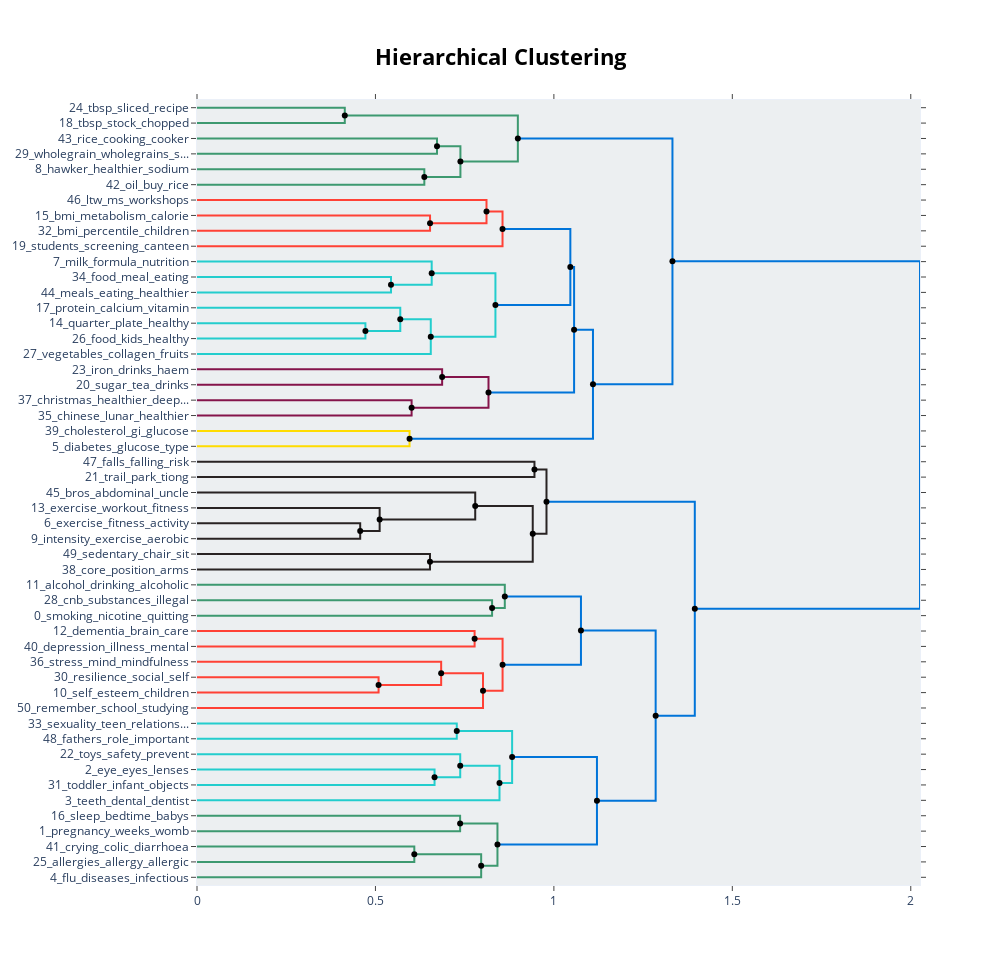

Write notebook code for a chart like this one.
### Code cell
fig.show()

### Figure 1 — Plotly figure (JSON) as saved in the notebook; plotly's stock layout.template omitted (floating-point values rounded to 4 significant figures)
{"data": [{"hoverinfo": "text", "marker": {"color": "rgb(61,153,112)"}, "mode": "lines", "text": ["tbsp_sliced_recipe_chicken_sauce", "", "", "tbsp_stock_chopped_sauce_seasoning"], "type": "scatter", "x": [0, 0.4141, 0.4141, 0], "xaxis": "x", "y": [-5, -5, -15, -15], "yaxis": "y"}, {"hoverinfo": "text", "marker": {"color": "rgb(61,153,112)"}, "mode": "lines", "text": ["rice_cooking_cooker_cooked_raisins", "", "", "wholegrain_wholegrains_symbol_rice_healthier"], "type": "scatter", "x": [0, 0.6725, 0.6725, 0], "xaxis": "x", "y": [-25, -25, -35, -35], "yaxis": "y"}, {"hoverinfo": "text", "marker": {"color": "rgb(61,153,112)"}, "mode": "lines", "text": ["hawker_healthier_sodium_soup_rice", "", "", "oil_buy_rice_meals_fat"], "type": "scatter", "x": [0, 0.637, 0.637, 0], "xaxis": "x", "y": [-45, -45, -55, -55], "yaxis": "y"}, {"hoverinfo": "text", "marker": {"color": "rgb(61,153,112)"}, "mode": "lines", "text": ["rice_wholegrain_wholegrains_hcs_healthier", "", "", "hawker_salt_healthier_rice_cooking"], "type": "scatter", "x": [0.6725, 0.7381, 0.7381, 0.637], "xaxis": "x", "y": [-30, -30, -50, -50], "yaxis": "y"}, {"hoverinfo": "text", "marker": {"color": "rgb(61,153,112)"}, "mode": "lines", "text": ["tbsp_sauce_chicken_chopped_recipe", "", "", "rice_healthier_wholegrain_cooking_hawker"], "type": "scatter", "x": [0.4141, 0.899, 0.899, 0.7381], "xaxis": "x", "y": [-10, -10, -40, -40], "yaxis": "y"}, {"hoverinfo": "text", "marker": {"color": "rgb(255,65,54)"}, "mode": "lines", "text": ["bmi_metabolism_calorie_healthy_gain", "", "", "bmi_percentile_children_age_height"], "type": "scatter", "x": [0, 0.653, 0.653, 0], "xaxis": "x", "y": [-75, -75, -85, -85], "yaxis": "y"}, {"hoverinfo": "text", "marker": {"color": "rgb(255,65,54)"}, "mode": "lines", "text": ["ltw_ms_workshops_soh_yeo", "", "", "weight_bmi_percentile_healthy_height"], "type": "scatter", "x": [0, 0.8112, 0.8112, 0.653], "xaxis": "x", "y": [-65, -65, -80, -80], "yaxis": "y"}, {"hoverinfo": "text", "marker": {"color": "rgb(255,65,54)"}, "mode": "lines", "text": ["weight_bmi_healthy_lose_percentile", "", "", "students_screening_canteen_primary_hmsp"], "type": "scatter", "x": [0.8112, 0.8561, 0.8561, 0], "xaxis": "x", "y": [-72.5, -72.5, -95, -95], "yaxis": "y"}, {"hoverinfo": "text", "marker": {"color": "rgb(35,205,205)"}, "mode": "lines", "text": ["food_meal_eating_meals_snacks", "", "", "meals_eating_healthier_snacks_plate"], "type": "scatter", "x": [0, 0.5436, 0.5436, 0], "xaxis": "x", "y": [-115, -115, -125, -125], "yaxis": "y"}, {"hoverinfo": "text", "marker": {"color": "rgb(35,205,205)"}, "mode": "lines", "text": ["milk_formula_nutrition_solids_little", "", "", "meal_eating_snacks_children_portions"], "type": "scatter", "x": [0, 0.6576, 0.6576, 0.5436], "xaxis": "x", "y": [-105, -105, -120, -120], "yaxis": "y"}, {"hoverinfo": "text", "marker": {"color": "rgb(35,205,205)"}, "mode": "lines", "text": ["quarter_plate_healthy_vegetables_wholegrains", "", "", "food_kids_healthy_bento_fruit"], "type": "scatter", "x": [0, 0.4719, 0.4719, 0], "xaxis": "x", "y": [-145, -145, -155, -155], "yaxis": "y"}, {"hoverinfo": "text", "marker": {"color": "rgb(35,205,205)"}, "mode": "lines", "text": ["protein_calcium_vitamin_diet_bone", "", "", "plate_healthy_quarter_vegetables_eat"], "type": "scatter", "x": [0, 0.5696, 0.5696, 0.4719], "xaxis": "x", "y": [-135, -135, -150, -150], "yaxis": "y"}, {"hoverinfo": "text", "marker": {"color": "rgb(35,205,205)"}, "mode": "lines", "text": ["protein_plate_healthy_vegetables_calcium", "", "", "vegetables_collagen_fruits_organic_fibre"], "type": "scatter", "x": [0.5696, 0.6551, 0.6551, 0], "xaxis": "x", "y": [-142.5, -142.5, -165, -165], "yaxis": "y"}, {"hoverinfo": "text", "marker": {"color": "rgb(35,205,205)"}, "mode": "lines", "text": ["milk_baby_nutrition_little_breast", "", "", "vegetables_food_plate_healthy_diet"], "type": "scatter", "x": [0.6576, 0.8362, 0.8362, 0.6551], "xaxis": "x", "y": [-112.5, -112.5, -153.8, -153.8], "yaxis": "y"}, {"hoverinfo": "text", "marker": {"color": "rgb(0,116,217)"}, "mode": "lines", "text": ["weight_bmi_healthy_percentile_calories", "", "", "vegetables_milk_healthy_protein_meal"], "type": "scatter", "x": [0.8561, 1.046, 1.046, 0.8362], "xaxis": "x", "y": [-83.75, -83.75, -133.1, -133.1], "yaxis": "y"}, {"hoverinfo": "text", "marker": {"color": "rgb(133,20,75)"}, "mode": "lines", "text": ["iron_drinks_haem_ice_eating", "", "", "sugar_tea_drinks_teas_contains"], "type": "scatter", "x": [0, 0.6869, 0.6869, 0], "xaxis": "x", "y": [-175, -175, -185, -185], "yaxis": "y"}, {"hoverinfo": "text", "marker": {"color": "rgb(133,20,75)"}, "mode": "lines", "text": ["christmas_healthier_deepavali_festive_fat", "", "", "chinese_lunar_healthier_festive_rolls"], "type": "scatter", "x": [0, 0.6013, 0.6013, 0], "xaxis": "x", "y": [-195, -195, -205, -205], "yaxis": "y"}, {"hoverinfo": "text", "marker": {"color": "rgb(133,20,75)"}, "mode": "lines", "text": ["sugar_tea_drinks_iron_healthier", "", "", "healthier_festive_chinese_sugar_deepavali"], "type": "scatter", "x": [0.6869, 0.8168, 0.8168, 0.6013], "xaxis": "x", "y": [-180, -180, -200, -200], "yaxis": "y"}, {"hoverinfo": "text", "marker": {"color": "rgb(0,116,217)"}, "mode": "lines", "text": ["vegetables_healthy_eating_meals_diet", "", "", "sugar_tea_healthier_drinks_chinese"], "type": "scatter", "x": [1.046, 1.057, 1.057, 0.8168], "xaxis": "x", "y": [-108.4, -108.4, -190, -190], "yaxis": "y"}, {"hoverinfo": "text", "marker": {"color": "rgb(255,220,0)"}, "mode": "lines", "text": ["cholesterol_gi_glucose_carbs_meat", "", "", "diabetes_glucose_type_risk_control"], "type": "scatter", "x": [0, 0.5956, 0.5956, 0], "xaxis": "x", "y": [-215, -215, -225, -225], "yaxis": "y"}, {"hoverinfo": "text", "marker": {"color": "rgb(0,116,217)"}, "mode": "lines", "text": ["food_sugar_healthy_eating_healthier", "", "", "diabetes_glucose_type_risk_cholesterol"], "type": "scatter", "x": [1.057, 1.11, 1.11, 0.5956], "xaxis": "x", "y": [-149.2, -149.2, -220, -220], "yaxis": "y"}, {"hoverinfo": "text", "marker": {"color": "rgb(0,116,217)"}, "mode": "lines", "text": ["rice_tbsp_cooking_chicken_wholegrain", "", "", "diabetes_healthy_fruit_eating_diet"], "type": "scatter", "x": [0.899, 1.332, 1.332, 1.11], "xaxis": "x", "y": [-25, -25, -184.6, -184.6], "yaxis": "y"}, {"hoverinfo": "text", "marker": {"color": "rgb(40,35,35)"}, "mode": "lines", "text": ["falls_falling_risk_fractures_consequences", "", "", "trail_park_tiong_singapores_bahru"], "type": "scatter", "x": [0, 0.9456, 0.9456, 0], "xaxis": "x", "y": [-235, -235, -245, -245], "yaxis": "y"}, {"hoverinfo": "text", "marker": {"color": "rgb(40,35,35)"}, "mode": "lines", "text": ["exercise_fitness_activity_step_tracker", "", "", "intensity_exercise_aerobic_heart_moderate"], "type": "scatter", "x": [0, 0.4573, 0.4573, 0], "xaxis": "x", "y": [-275, -275, -285, -285], "yaxis": "y"}, {"hoverinfo": "text", "marker": {"color": "rgb(40,35,35)"}, "mode": "lines", "text": ["exercise_workout_fitness_workouts_exercises", "", "", "physical_exercise_intensity_fitness_aerobic"], "type": "scatter", "x": [0, 0.5118, 0.5118, 0.4573], "xaxis": "x", "y": [-265, -265, -280, -280], "yaxis": "y"}, {"hoverinfo": "text", "marker": {"color": "rgb(40,35,35)"}, "mode": "lines", "text": ["bros_abdominal_uncle_waist_bod", "", "", "exercise_fitness_intensity_aerobic_heart"], "type": "scatter", "x": [0, 0.7796, 0.7796, 0.5118], "xaxis": "x", "y": [-255, -255, -272.5, -272.5], "yaxis": "y"}, {"hoverinfo": "text", "marker": {"color": "rgb(40,35,35)"}, "mode": "lines", "text": ["sedentary_chair_sit_workspace_desk", "", "", "core_position_arms_legs_muscles"], "type": "scatter", "x": [0, 0.6528, 0.6528, 0], "xaxis": "x", "y": [-295, -295, -305, -305], "yaxis": "y"}, {"hoverinfo": "text", "marker": {"color": "rgb(40,35,35)"}, "mode": "lines", "text": ["exercise_physical_fitness_intensity_aerobic", "", "", "position_core_arms_feet_muscles"], "type": "scatter", "x": [0.7796, 0.9408, 0.9408, 0.6528], "xaxis": "x", "y": [-263.8, -263.8, -300, -300], "yaxis": "y"}, {"hoverinfo": "text", "marker": {"color": "rgb(40,35,35)"}, "mode": "lines", "text": ["falls_park_tiong_singapores_bahru", "", "", "exercise_physical_fitness_intensity_exercises"], "type": "scatter", "x": [0.9456, 0.9793, 0.9793, 0.9408], "xaxis": "x", "y": [-240, -240, -281.9, -281.9], "yaxis": "y"}, {"hoverinfo": "text", "marker": {"color": "rgb(61,153,112)"}, "mode": "lines", "text": ["cnb_substances_illegal_addictions_nams", "", "", "smoking_nicotine_quitting_cigarette_smokers"], "type": "scatter", "x": [0, 0.8268, 0.8268, 0], "xaxis": "x", "y": [-325, -325, -335, -335], "yaxis": "y"}, {"hoverinfo": "text", "marker": {"color": "rgb(61,153,112)"}, "mode": "lines", "text": ["alcohol_drinking_alcoholic_binge_ml", "", "", "smoking_nicotine_quitting_cigarette_smokers"], "type": "scatter", "x": [0, 0.8625, 0.8625, 0.8268], "xaxis": "x", "y": [-315, -315, -330, -330], "yaxis": "y"}, {"hoverinfo": "text", "marker": {"color": "rgb(255,65,54)"}, "mode": "lines", "text": ["dementia_brain_care_memory_healthy", "", "", "depression_illness_mental_stigma_hiv"], "type": "scatter", "x": [0, 0.7778, 0.7778, 0], "xaxis": "x", "y": [-345, -345, -355, -355], "yaxis": "y"}, {"hoverinfo": "text", "marker": {"color": "rgb(255,65,54)"}, "mode": "lines", "text": ["resilience_social_self_esteem_intelligence", "", "", "self_esteem_children_positive_confidence"], "type": "scatter", "x": [0, 0.5088, 0.5088, 0], "xaxis": "x", "y": [-375, -375, -385, -385], "yaxis": "y"}, {"hoverinfo": "text", "marker": {"color": "rgb(255,65,54)"}, "mode": "lines", "text": ["stress_mind_mindfulness_present_relax", "", "", "self_resilience_esteem_positive_social"], "type": "scatter", "x": [0, 0.6841, 0.6841, 0.5088], "xaxis": "x", "y": [-365, -365, -380, -380], "yaxis": "y"}, {"hoverinfo": "text", "marker": {"color": "rgb(255,65,54)"}, "mode": "lines", "text": ["self_mental_resilience_esteem_social", "", "", "remember_school_studying_ll_exam"], "type": "scatter", "x": [0.6841, 0.8014, 0.8014, 0], "xaxis": "x", "y": [-372.5, -372.5, -395, -395], "yaxis": "y"}, {"hoverinfo": "text", "marker": {"color": "rgb(255,65,54)"}, "mode": "lines", "text": ["dementia_mental_depression_brain_social", "", "", "self_mental_stress_resilience_esteem"], "type": "scatter", "x": [0.7778, 0.8562, 0.8562, 0.8014], "xaxis": "x", "y": [-350, -350, -383.8, -383.8], "yaxis": "y"}, {"hoverinfo": "text", "marker": {"color": "rgb(0,116,217)"}, "mode": "lines", "text": ["smoking_nicotine_quitting_drinking_smokers", "", "", "dementia_mental_self_positive_social"], "type": "scatter", "x": [0.8625, 1.076, 1.076, 0.8562], "xaxis": "x", "y": [-322.5, -322.5, -366.9, -366.9], "yaxis": "y"}, {"hoverinfo": "text", "marker": {"color": "rgb(35,205,205)"}, "mode": "lines", "text": ["sexuality_teen_relationship_esteem_attitudes", "", "", "fathers_role_important_values_bonding"], "type": "scatter", "x": [0, 0.7279, 0.7279, 0], "xaxis": "x", "y": [-405, -405, -415, -415], "yaxis": "y"}, {"hoverinfo": "text", "marker": {"color": "rgb(35,205,205)"}, "mode": "lines", "text": ["eye_eyes_lenses_myopia_screen", "", "", "toddler_infant_objects_developmental_toddlers"], "type": "scatter", "x": [0, 0.6656, 0.6656, 0], "xaxis": "x", "y": [-435, -435, -445, -445], "yaxis": "y"}, {"hoverinfo": "text", "marker": {"color": "rgb(35,205,205)"}, "mode": "lines", "text": ["toys_safety_prevent_children_safe", "", "", "toddler_screen_eyes_lenses_activities"], "type": "scatter", "x": [0, 0.7375, 0.7375, 0.6656], "xaxis": "x", "y": [-425, -425, -440, -440], "yaxis": "y"}, {"hoverinfo": "text", "marker": {"color": "rgb(35,205,205)"}, "mode": "lines", "text": ["toddler_children_screen_eyes_toys", "", "", "teeth_dental_dentist_toothpaste_brushing"], "type": "scatter", "x": [0.7375, 0.8476, 0.8476, 0], "xaxis": "x", "y": [-432.5, -432.5, -455, -455], "yaxis": "y"}, {"hoverinfo": "text", "marker": {"color": "rgb(35,205,205)"}, "mode": "lines", "text": ["sexuality_teen_talk_relationship_esteem", "", "", "teeth_dental_children_tooth_toddler"], "type": "scatter", "x": [0.7279, 0.883, 0.883, 0.8476], "xaxis": "x", "y": [-410, -410, -443.8, -443.8], "yaxis": "y"}, {"hoverinfo": "text", "marker": {"color": "rgb(61,153,112)"}, "mode": "lines", "text": ["sleep_bedtime_babys_blanket_cot", "", "", "pregnancy_weeks_womb_pregnant_bleeding"], "type": "scatter", "x": [0, 0.7373, 0.7373, 0], "xaxis": "x", "y": [-465, -465, -475, -475], "yaxis": "y"}, {"hoverinfo": "text", "marker": {"color": "rgb(61,153,112)"}, "mode": "lines", "text": ["crying_colic_diarrhoea_spit_feeding", "", "", "allergies_allergy_allergic_antibiotics_common"], "type": "scatter", "x": [0, 0.6089, 0.6089, 0], "xaxis": "x", "y": [-485, -485, -495, -495], "yaxis": "y"}, {"hoverinfo": "text", "marker": {"color": "rgb(61,153,112)"}, "mode": "lines", "text": ["doctor_allergies_crying_allergic_diarrhoea", "", "", "flu_diseases_infectious_mumps_vaccines"], "type": "scatter", "x": [0.6089, 0.7962, 0.7962, 0], "xaxis": "x", "y": [-490, -490, -505, -505], "yaxis": "y"}, {"hoverinfo": "text", "marker": {"color": "rgb(61,153,112)"}, "mode": "lines", "text": ["pregnancy_babys_birth_newborn_womb", "", "", "flu_doctor_common_allergies_mumps"], "type": "scatter", "x": [0.7373, 0.8419, 0.8419, 0.7962], "xaxis": "x", "y": [-470, -470, -497.5, -497.5], "yaxis": "y"}, {"hoverinfo": "text", "marker": {"color": "rgb(0,116,217)"}, "mode": "lines", "text": ["teeth_dental_tooth_toddler_toothpaste", "", "", "sleep_pregnancy_flu_doctor_babys"], "type": "scatter", "x": [0.883, 1.121, 1.121, 0.8419], "xaxis": "x", "y": [-426.9, -426.9, -483.8, -483.8], "yaxis": "y"}, {"hoverinfo": "text", "marker": {"color": "rgb(0,116,217)"}, "mode": "lines", "text": ["smoking_quit_alcohol_nicotine_dementia", "", "", "teeth_children_dental_flu_babys"], "type": "scatter", "x": [1.076, 1.285, 1.285, 1.121], "xaxis": "x", "y": [-344.7, -344.7, -455.3, -455.3], "yaxis": "y"}, {"hoverinfo": "text", "marker": {"color": "rgb(0,116,217)"}, "mode": "lines", "text": ["exercise_fitness_intensity_exercises_activities", "", "", "baby_smoking_quit_children_dental"], "type": "scatter", "x": [0.9793, 1.395, 1.395, 1.285], "xaxis": "x", "y": [-260.9, -260.9, -400, -400], "yaxis": "y"}, {"hoverinfo": "text", "marker": {"color": "rgb(0,116,217)"}, "mode": "lines", "text": ["food_healthy_sugar_rice_eat", "", "", "baby_smoking_health_exercise_children"], "type": "scatter", "x": [1.332, 2.026, 2.026, 1.395], "xaxis": "x", "y": [-104.8, -104.8, -330.5, -330.5], "yaxis": "y"}, {"hoverinfo": "text", "hovertext": ["rice_wholegrain_wholegrains_hcs_healthier", "tbsp_sauce_chicken_chopped_recipe", "weight_bmi_healthy_lose_percentile", "protein_plate_healthy_vegetables_calcium", "milk_baby_nutrition_little_breast", "weight_bmi_healthy_percentile_calories", "sugar_tea_drinks_iron_healthier", "vegetables_healthy_eating_meals_diet", "food_sugar_healthy_eating_healthier", "rice_tbsp_cooking_chicken_wholegrain", "exercise_physical_fitness_intensity_aerobic", "falls_park_tiong_singapores_bahru", "self_mental_resilience_esteem_social", "dementia_mental_depression_brain_social", "smoking_nicotine_quitting_drinking_smokers", "toddler_children_screen_eyes_toys", "sexuality_teen_talk_relationship_esteem", "doctor_allergies_crying_allergic_diarrhoea", "pregnancy_babys_birth_newborn_womb", "teeth_dental_tooth_toddler_toothpaste", "smoking_quit_alcohol_nicotine_dementia", "exercise_fitness_intensity_exercises_activities", "food_healthy_sugar_rice_eat"], "marker": {"color": "black"}, "mode": "markers", "showlegend": false, "type": "scatter", "x": [0.6725, 0.4141, 0.8112, 0.5696, 0.6576, 0.8561, 0.6869, 1.046, 1.057, 0.899, 0.7796, 0.9456, 0.6841, 0.7778, 0.8625, 0.7375, 0.7279, 0.6089, 0.7373, 0.883, 1.076, 0.9793, 1.332], "y": [-30, -10, -72.5, -142.5, -112.5, -83.75, -180, -108.4, -149.2, -25, -263.8, -240, -372.5, -350, -322.5, -432.5, -410, -490, -470, -426.9, -344.7, -260.9, -104.8]}, {"hoverinfo": "text", "hovertext": ["hawker_salt_healthier_rice_cooking", "rice_healthier_wholegrain_cooking_hawker", "weight_bmi_percentile_healthy_height", "meal_eating_snacks_children_portions", "plate_healthy_quarter_vegetables_eat", "vegetables_food_plate_healthy_diet", "vegetables_milk_healthy_protein_meal", "healthier_festive_chinese_sugar_deepavali", "sugar_tea_healthier_drinks_chinese", "diabetes_glucose_type_risk_cholesterol", "diabetes_healthy_fruit_eating_diet", "physical_exercise_intensity_fitness_aerobic", "exercise_fitness_intensity_aerobic_heart", "position_core_arms_feet_muscles", "exercise_physical_fitness_intensity_exercises", "smoking_nicotine_quitting_cigarette_smokers", "self_resilience_esteem_positive_social", "self_mental_stress_resilience_esteem", "dementia_mental_self_positive_social", "toddler_screen_eyes_lenses_activities", "teeth_dental_children_tooth_toddler", "flu_doctor_common_allergies_mumps", "sleep_pregnancy_flu_doctor_babys", "teeth_children_dental_flu_babys", "baby_smoking_quit_children_dental", "baby_smoking_health_exercise_children"], "marker": {"color": "black"}, "mode": "markers", "showlegend": false, "type": "scatter", "x": [0.637, 0.7381, 0.653, 0.5436, 0.4719, 0.6551, 0.8362, 0.6013, 0.8168, 0.5956, 1.11, 0.4573, 0.5118, 0.6528, 0.9408, 0.8268, 0.5088, 0.8014, 0.8562, 0.6656, 0.8476, 0.7962, 0.8419, 1.121, 1.285, 1.395], "y": [-50, -40, -80, -120, -150, -153.8, -133.1, -200, -190, -220, -184.6, -280, -272.5, -300, -281.9, -330, -380, -383.8, -366.9, -440, -443.8, -497.5, -483.8, -455.3, -400, -330.5]}], "layout": {"autosize": false, "height": 965, "hoverlabel": {"bgcolor": "white", "font": {"family": "Rockwell", "size": 16}}, "hovermode": "closest", "plot_bgcolor": "#ECEFF1", "showlegend": false, "title": {"font": {"color": "Black", "size": 22}, "text": "<b>Hierarchical Clustering</b>", "x": 0.5, "xanchor": "center", "yanchor": "top"}, "width": 1000, "xaxis": {"mirror": "allticks", "rangemode": "tozero", "showgrid": false, "showline": true, "showticklabels": true, "ticks": "outside", "type": "linear", "zeroline": false}, "yaxis": {"mirror": "allticks", "range": [-510, 0], "rangemode": "tozero", "showgrid": false, "showline": true, "showticklabels": true, "tickmode": "array", "ticks": "outside", "ticktext": ["24_tbsp_sliced_recipe", "18_tbsp_stock_chopped", "43_rice_cooking_cooker", "29_wholegrain_wholegrains_s...", "8_hawker_healthier_sodium", "42_oil_buy_rice", "46_ltw_ms_workshops", "15_bmi_metabolism_calorie", "32_bmi_percentile_children", "19_students_screening_canteen", "7_milk_formula_nutrition", "34_food_meal_eating", "44_meals_eating_healthier", "17_protein_calcium_vitamin", "14_quarter_plate_healthy", "26_food_kids_healthy", "27_vegetables_collagen_fruits", "23_iron_drinks_haem", "20_sugar_tea_drinks", "37_christmas_healthier_deep...", "35_chinese_lunar_healthier", "39_cholesterol_gi_glucose", "5_diabetes_glucose_type", "47_falls_falling_risk", "21_trail_park_tiong", "45_bros_abdominal_uncle", "13_exercise_workout_fitness", "6_exercise_fitness_activity", "9_intensity_exercise_aerobic", "49_sedentary_chair_sit", "38_core_position_arms", "11_alcohol_drinking_alcoholic", "28_cnb_substances_illegal", "0_smoking_nicotine_quitting", "12_dementia_brain_care", "40_depression_illness_mental", "36_stress_mind_mindfulness", "30_resilience_social_self", "10_self_esteem_children", "50_remember_school_studying", "33_sexuality_teen_relations...", "48_fathers_role_important", "22_toys_safety_prevent", "2_eye_eyes_lenses", "31_toddler_infant_objects", "3_teeth_dental_dentist", "16_sleep_bedtime_babys", "1_pregnancy_weeks_womb", "41_crying_colic_diarrhoea", "25_allergies_allergy_allergic", "4_flu_diseases_infectious"], "tickvals": [-5, -15, -25, -35, -45, -55, -65, -75, -85, -95, -105, -115, -125, -135, -145, -155, -165, -175, -185, -195, -205, -215, -225, -235, -245, -255, -265, -275, -285, -295, -305, -315, -325, -335, -345, -355, -365, -375, -385, -395, -405, -415, -425, -435, -445, -455, -465, -475, -485, -495, -505], "type": "linear", "zeroline": false}}}
